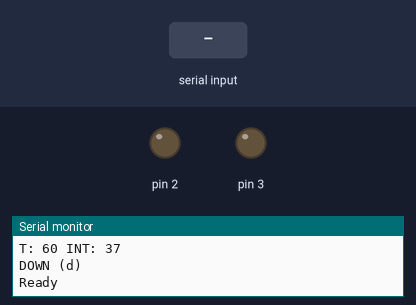
A sketch run on a simulated Arduino Uno, built with avr-gcc and run on an emulated ATmega328P. Shown: output pins drawn as LEDs (lit = HIGH), the last lines printed to the serial monitor. Dashed ring = blinking. The test bench sets the inputs (shaded band).

Above: at 1.3 s.
1.4 s: "c90\n" received over Serial
At 1.56 s:
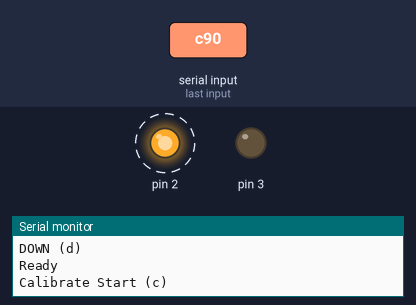
4.4 s: "u90\n" received over Serial
At 4.89 s:
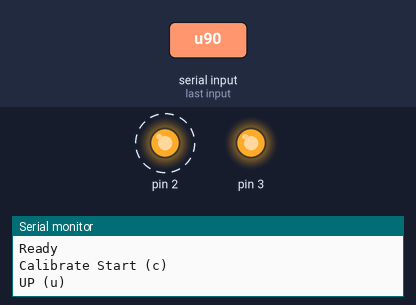
7.4 s: "t" received over Serial
10.0 s: "s90\n" received over Serial
At 11.1 s:
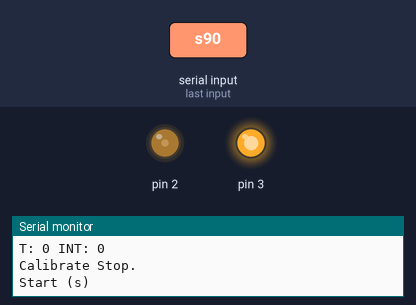
11.5 s: "d90\n" received over Serial
At 12.4 s:
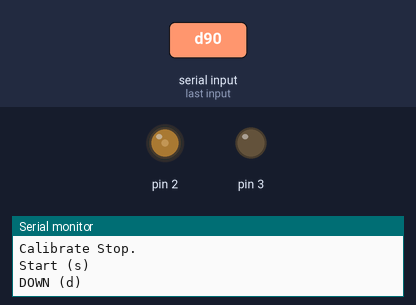
13.0 s: "u,45\n" received over Serial
At 13.6 s:
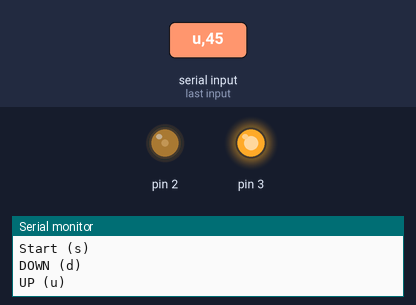
Timing chart, 0 to 15.5 s (numbered marks = the images above; inputs shaded):
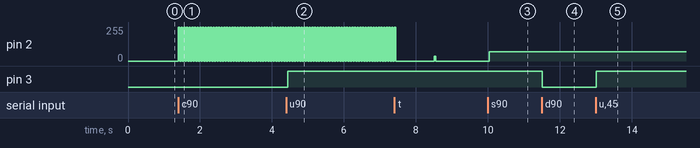

The sketch:

Motor_control.ino
```cpp
//#define us // for slower speeds

#define steps 200
#define fraction 8
int T = 60; // seconds for each mm
int DIR = 1; //0:UP 1:DOWN
int start = 0;

#ifdef us
unsigned long INT = 1000000 / steps * T / fraction;
#else
unsigned long INT = 1000 / steps * T / fraction;
#endif

void setup() {
  pinMode(2, OUTPUT);
  pinMode(3, OUTPUT);

  Serial.begin(9600);
  delay(100);
  Serial.println("\nStart (s)");
  Serial.print("T: "); Serial.print(T); Serial.print(" INT: "); Serial.println(INT);

  if (DIR == 0){
    digitalWrite(3, HIGH);
    Serial.println("UP (u)");
  }
  else if (DIR == 1){
    digitalWrite(3, LOW);
    Serial.println("DOWN (d)");
  }
  Serial.println("Ready");
}

int r, count, calibrate=0;
void loop() {
  r = Serial.read();
  if(r != -1){
    if(r == 's') {start = 1;  Serial.println("Start (s)");}
    else if(r == 'p') {start = 0; Serial.println("Pause (p)");}
    else if(r == 'u') {digitalWrite(3, HIGH); Serial.println("UP (u)");}
    else if(r == 'd') {digitalWrite(3, LOW); Serial.println("DOWN (d)");}
    else if(r == 'c') {count = 0; calibrate=1; start=1; Serial.println("Calibrate Start (c)");}// go 100 steps for calibration //TODO
    else if(r == 't') {
      T = Serial.parseInt();
      #ifdef us
      INT = 1000000 / steps * T / fraction;
      #else
      INT = 1000 / steps * T / fraction;
      #endif
      Serial.print("T: "); Serial.print(T); Serial.print(" INT: "); Serial.println(INT);
    }
  }
  if(calibrate == 1){
    if(count >= steps*fraction/2) {start = 0; calibrate = 0; Serial.println("Calibrate Stop.");}
    count++;
  }
  if(start == 1){
#ifdef us
    digitalWrite(2, HIGH);
    delayMicroseconds(INT);
    digitalWrite(2, LOW);
    delayMicroseconds(INT);
#else
    digitalWrite(2, HIGH);
    delay(INT);
    digitalWrite(2, LOW);
    delay(INT);
#endif
  }
}
```

Measured:
- after the input at 1.4 s, pin 2: alternates 255/255 for 0.04 s and 0/255 for 0.04 s, starting at once
- after the input at 4.4 s, pin 3: LOW → HIGH at once
- after the input at 10.0 s, pin 2: 0/255 → 69/255 at once
- after the input at 11.5 s, pin 3: HIGH → LOW at once
- after the input at 13.0 s, pin 3: LOW → HIGH at once
